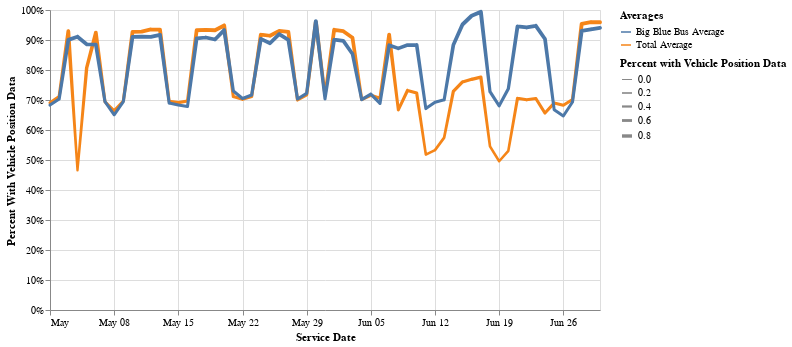

The code cell stored with this chart in its notebook:
### Code cell
display(HTML(f"<strong>{(agency.iloc[0]['agency_name'])} Average Compared to Overall Average</strong>"))

(utils.total_average_with_1op_chart(rt_sched, 300)).mark_trail().encode(size='Percent with Vehicle Position Data:Q')

### Figure 1 — Vega-Lite specification as saved in the notebook (floating-point values rounded to 4 significant figures)
{"config": {"view": {"continuousWidth": 400, "continuousHeight": 300}}, "data": {"name": "data-82f65f5644bf4905620469f7f64dea61"}, "mark": "trail", "encoding": {"color": {"field": "Averages", "type": "nominal"}, "size": {"field": "Percent with Vehicle Position Data", "type": "quantitative"}, "tooltip": [{"field": "service_date", "title": "Service Date", "type": "temporal"}, {"field": "Percent with Vehicle Position Data", "title": "Percent With Vehicle Position Data", "type": "quantitative"}], "x": {"field": "service_date", "sort": "x", "title": "Service Date", "type": "temporal"}, "y": {"axis": {"format": "%"}, "field": "Percent with Vehicle Position Data", "title": "Percent With Vehicle Position Data", "type": "quantitative"}}, "width": 550, "$schema": "https://vega.github.io/schema/vega-lite/v4.17.0.json", "datasets": {"data-82f65f5644bf4905620469f7f64dea61": [{"service_date": "2022-05-01T00:00:00", "Averages": "Total Average", "Percent with Vehicle Position Data": 0.6906}, {"service_date": "2022-05-02T00:00:00", "Averages": "Total Average", "Percent with Vehicle Position Data": 0.7118}, {"service_date": "2022-05-03T00:00:00", "Averages": "Total Average", "Percent with Vehicle Position Data": 0.9291}, {"service_date": "2022-05-04T00:00:00", "Averages": "Total Average", "Percent with Vehicle Position Data": 0.4658}, {"service_date": "2022-05-05T00:00:00", "Averages": "Total Average", "Percent with Vehicle Position Data": 0.8072}, {"service_date": "2022-05-06T00:00:00", "Averages": "Total Average", "Percent with Vehicle Position Data": 0.9244}, {"service_date": "2022-05-07T00:00:00", "Averages": "Total Average", "Percent with Vehicle Position Data": 0.6937}, {"service_date": "2022-05-08T00:00:00", "Averages": "Total Average", "Percent with Vehicle Position Data": 0.6638}, {"service_date": "2022-05-09T00:00:00", "Averages": "Total Average", "Percent with Vehicle Position Data": 0.6966}, {"service_date": "2022-05-10T00:00:00", "Averages": "Total Average", "Percent with Vehicle Position Data": 0.9268}, {"service_date": "2022-05-11T00:00:00", "Averages": "Total Average", "Percent with Vehicle Position Data": 0.928}, {"service_date": "2022-05-12T00:00:00", "Averages": "Total Average", "Percent with Vehicle Position Data": 0.9352}, {"service_date": "2022-05-13T00:00:00", "Averages": "Total Average", "Percent with Vehicle Position Data": 0.9344}, {"service_date": "2022-05-14T00:00:00", "Averages": "Total Average", "Percent with Vehicle Position Data": 0.6955}, {"service_date": "2022-05-15T00:00:00", "Averages": "Total Average", "Percent with Vehicle Position Data": 0.6912}, {"service_date": "2022-05-16T00:00:00", "Averages": "Total Average", "Percent with Vehicle Position Data": 0.6966}, {"service_date": "2022-05-17T00:00:00", "Averages": "Total Average", "Percent with Vehicle Position Data": 0.9325}, {"service_date": "2022-05-18T00:00:00", "Averages": "Total Average", "Percent with Vehicle Position Data": 0.9337}, {"service_date": "2022-05-19T00:00:00", "Averages": "Total Average", "Percent with Vehicle Position Data": 0.9325}, {"service_date": "2022-05-20T00:00:00", "Averages": "Total Average", "Percent with Vehicle Position Data": 0.9485}, {"service_date": "2022-05-21T00:00:00", "Averages": "Total Average", "Percent with Vehicle Position Data": 0.7114}, {"service_date": "2022-05-22T00:00:00", "Averages": "Total Average", "Percent with Vehicle Position Data": 0.7023}, {"service_date": "2022-05-23T00:00:00", "Averages": "Total Average", "Percent with Vehicle Position Data": 0.7118}, {"service_date": "2022-05-24T00:00:00", "Averages": "Total Average", "Percent with Vehicle Position Data": 0.918}, {"service_date": "2022-05-25T00:00:00", "Averages": "Total Average", "Percent with Vehicle Position Data": 0.9142}, {"service_date": "2022-05-26T00:00:00", "Averages": "Total Average", "Percent with Vehicle Position Data": 0.9304}, {"service_date": "2022-05-27T00:00:00", "Averages": "Total Average", "Percent with Vehicle Position Data": 0.9272}, {"service_date": "2022-05-28T00:00:00", "Averages": "Total Average", "Percent with Vehicle Position Data": 0.7}, {"service_date": "2022-05-29T00:00:00", "Averages": "Total Average", "Percent with Vehicle Position Data": 0.7173}, {"service_date": "2022-05-30T00:00:00", "Averages": "Total Average", "Percent with Vehicle Position Data": 0.9596}, {"service_date": "2022-05-31T00:00:00", "Averages": "Total Average", "Percent with Vehicle Position Data": 0.7158}, {"service_date": "2022-06-01T00:00:00", "Averages": "Total Average", "Percent with Vehicle Position Data": 0.934}, {"service_date": "2022-06-02T00:00:00", "Averages": "Total Average", "Percent with Vehicle Position Data": 0.9294}, {"service_date": "2022-06-03T00:00:00", "Averages": "Total Average", "Percent with Vehicle Position Data": 0.9075}, {"service_date": "2022-06-04T00:00:00", "Averages": "Total Average", "Percent with Vehicle Position Data": 0.7017}, {"service_date": "2022-06-05T00:00:00", "Averages": "Total Average", "Percent with Vehicle Position Data": 0.716}, {"service_date": "2022-06-06T00:00:00", "Averages": "Total Average", "Percent with Vehicle Position Data": 0.7057}, {"service_date": "2022-06-07T00:00:00", "Averages": "Total Average", "Percent with Vehicle Position Data": 0.918}, {"service_date": "2022-06-08T00:00:00", "Averages": "Total Average", "Percent with Vehicle Position Data": 0.6671}, {"service_date": "2022-06-09T00:00:00", "Averages": "Total Average", "Percent with Vehicle Position Data": 0.7317}, {"service_date": "2022-06-10T00:00:00", "Averages": "Total Average", "Percent with Vehicle Position Data": 0.7234}, {"service_date": "2022-06-11T00:00:00", "Averages": "Total Average", "Percent with Vehicle Position Data": 0.5182}, {"service_date": "2022-06-12T00:00:00", "Averages": "Total Average", "Percent with Vehicle Position Data": 0.5329}, {"service_date": "2022-06-13T00:00:00", "Averages": "Total Average", "Percent with Vehicle Position Data": 0.5747}, {"service_date": "2022-06-14T00:00:00", "Averages": "Total Average", "Percent with Vehicle Position Data": 0.7287}, {"service_date": "2022-06-15T00:00:00", "Averages": "Total Average", "Percent with Vehicle Position Data": 0.7601}, {"service_date": "2022-06-16T00:00:00", "Averages": "Total Average", "Percent with Vehicle Position Data": 0.7691}, {"service_date": "2022-06-17T00:00:00", "Averages": "Total Average", "Percent with Vehicle Position Data": 0.7763}, {"service_date": "2022-06-18T00:00:00", "Averages": "Total Average", "Percent with Vehicle Position Data": 0.5455}, {"service_date": "2022-06-19T00:00:00", "Averages": "Total Average", "Percent with Vehicle Position Data": 0.4958}, {"service_date": "2022-06-20T00:00:00", "Averages": "Total Average", "Percent with Vehicle Position Data": 0.5308}, {"service_date": "2022-06-21T00:00:00", "Averages": "Total Average", "Percent with Vehicle Position Data": 0.7056}, {"service_date": "2022-06-22T00:00:00", "Averages": "Total Average", "Percent with Vehicle Position Data": 0.7006}, {"service_date": "2022-06-23T00:00:00", "Averages": "Total Average", "Percent with Vehicle Position Data": 0.7049}, {"service_date": "2022-06-24T00:00:00", "Averages": "Total Average", "Percent with Vehicle Position Data": 0.6564}, {"service_date": "2022-06-25T00:00:00", "Averages": "Total Average", "Percent with Vehicle Position Data": 0.6896}, {"service_date": "2022-06-26T00:00:00", "Averages": "Total Average", "Percent with Vehicle Position Data": 0.6826}, {"service_date": "2022-06-27T00:00:00", "Averages": "Total Average", "Percent with Vehicle Position Data": 0.7017}, {"service_date": "2022-06-28T00:00:00", "Averages": "Total Average", "Percent with Vehicle Position Data": 0.9536}, {"service_date": "2022-06-29T00:00:00", "Averages": "Total Average", "Percent with Vehicle Position Data": 0.9597}, {"service_date": "2022-06-30T00:00:00", "Averages": "Total Average", "Percent with Vehicle Position Data": 0.9593}, {"service_date": "2022-05-01T00:00:00", "Averages": "Big Blue Bus Average", "Percent with Vehicle Position Data": 0.6831}, {"service_date": "2022-05-02T00:00:00", "Averages": "Big Blue Bus Average", "Percent with Vehicle Position Data": 0.7032}, {"service_date": "2022-05-03T00:00:00", "Averages": "Big Blue Bus Average", "Percent with Vehicle Position Data": 0.9004}, {"service_date": "2022-05-04T00:00:00", "Averages": "Big Blue Bus Average", "Percent with Vehicle Position Data": 0.9109}, {"service_date": "2022-05-05T00:00:00", "Averages": "Big Blue Bus Average", "Percent with Vehicle Position Data": 0.8859}, {"service_date": "2022-05-06T00:00:00", "Averages": "Big Blue Bus Average", "Percent with Vehicle Position Data": 0.8846}, {"service_date": "2022-05-07T00:00:00", "Averages": "Big Blue Bus Average", "Percent with Vehicle Position Data": 0.6943}, {"service_date": "2022-05-08T00:00:00", "Averages": "Big Blue Bus Average", "Percent with Vehicle Position Data": 0.6506}, {"service_date": "2022-05-09T00:00:00", "Averages": "Big Blue Bus Average", "Percent with Vehicle Position Data": 0.6946}, {"service_date": "2022-05-10T00:00:00", "Averages": "Big Blue Bus Average", "Percent with Vehicle Position Data": 0.9103}, {"service_date": "2022-05-11T00:00:00", "Averages": "Big Blue Bus Average", "Percent with Vehicle Position Data": 0.9109}, {"service_date": "2022-05-12T00:00:00", "Averages": "Big Blue Bus Average", "Percent with Vehicle Position Data": 0.9103}, {"service_date": "2022-05-13T00:00:00", "Averages": "Big Blue Bus Average", "Percent with Vehicle Position Data": 0.9173}, {"service_date": "2022-05-14T00:00:00", "Averages": "Big Blue Bus Average", "Percent with Vehicle Position Data": 0.6897}, {"service_date": "2022-05-15T00:00:00", "Averages": "Big Blue Bus Average", "Percent with Vehicle Position Data": 0.6831}, {"service_date": "2022-05-16T00:00:00", "Averages": "Big Blue Bus Average", "Percent with Vehicle Position Data": 0.6781}, {"service_date": "2022-05-17T00:00:00", "Averages": "Big Blue Bus Average", "Percent with Vehicle Position Data": 0.9057}, {"service_date": "2022-05-18T00:00:00", "Averages": "Big Blue Bus Average", "Percent with Vehicle Position Data": 0.9083}, {"service_date": "2022-05-19T00:00:00", "Averages": "Big Blue Bus Average", "Percent with Vehicle Position Data": 0.9017}, {"service_date": "2022-05-20T00:00:00", "Averages": "Big Blue Bus Average", "Percent with Vehicle Position Data": 0.9331}, {"service_date": "2022-05-21T00:00:00", "Averages": "Big Blue Bus Average", "Percent with Vehicle Position Data": 0.7299}, {"service_date": "2022-05-22T00:00:00", "Averages": "Big Blue Bus Average", "Percent with Vehicle Position Data": 0.7052}, {"service_date": "2022-05-23T00:00:00", "Averages": "Big Blue Bus Average", "Percent with Vehicle Position Data": 0.7164}, {"service_date": "2022-05-24T00:00:00", "Averages": "Big Blue Bus Average", "Percent with Vehicle Position Data": 0.9037}, {"service_date": "2022-05-25T00:00:00", "Averages": "Big Blue Bus Average", "Percent with Vehicle Position Data": 0.8892}, {"service_date": "2022-05-26T00:00:00", "Averages": "Big Blue Bus Average", "Percent with Vehicle Position Data": 0.9195}, {"service_date": "2022-05-27T00:00:00", "Averages": "Big Blue Bus Average", "Percent with Vehicle Position Data": 0.9004}, {"service_date": "2022-05-28T00:00:00", "Averages": "Big Blue Bus Average", "Percent with Vehicle Position Data": 0.7034}, {"service_date": "2022-05-29T00:00:00", "Averages": "Big Blue Bus Average", "Percent with Vehicle Position Data": 0.7221}, {"service_date": "2022-05-30T00:00:00", "Averages": "Big Blue Bus Average", "Percent with Vehicle Position Data": 0.9623}, {"service_date": "2022-05-31T00:00:00", "Averages": "Big Blue Bus Average", "Percent with Vehicle Position Data": 0.7038}, {"service_date": "2022-06-01T00:00:00", "Averages": "Big Blue Bus Average", "Percent with Vehicle Position Data": 0.9011}, {"service_date": "2022-06-02T00:00:00", "Averages": "Big Blue Bus Average", "Percent with Vehicle Position Data": 0.8971}, {"service_date": "2022-06-03T00:00:00", "Averages": "Big Blue Bus Average", "Percent with Vehicle Position Data": 0.8536}, {"service_date": "2022-06-04T00:00:00", "Averages": "Big Blue Bus Average", "Percent with Vehicle Position Data": 0.7011}, {"service_date": "2022-06-05T00:00:00", "Averages": "Big Blue Bus Average", "Percent with Vehicle Position Data": 0.7195}, {"service_date": "2022-06-06T00:00:00", "Averages": "Big Blue Bus Average", "Percent with Vehicle Position Data": 0.6887}, {"service_date": "2022-06-07T00:00:00", "Averages": "Big Blue Bus Average", "Percent with Vehicle Position Data": 0.8826}, {"service_date": "2022-06-08T00:00:00", "Averages": "Big Blue Bus Average", "Percent with Vehicle Position Data": 0.872}, {"service_date": "2022-06-09T00:00:00", "Averages": "Big Blue Bus Average", "Percent with Vehicle Position Data": 0.8831}, {"service_date": "2022-06-10T00:00:00", "Averages": "Big Blue Bus Average", "Percent with Vehicle Position Data": 0.8838}, {"service_date": "2022-06-11T00:00:00", "Averages": "Big Blue Bus Average", "Percent with Vehicle Position Data": 0.6713}, {"service_date": "2022-06-12T00:00:00", "Averages": "Big Blue Bus Average", "Percent with Vehicle Position Data": 0.6922}, {"service_date": "2022-06-13T00:00:00", "Averages": "Big Blue Bus Average", "Percent with Vehicle Position Data": 0.7006}, {"service_date": "2022-06-14T00:00:00", "Averages": "Big Blue Bus Average", "Percent with Vehicle Position Data": 0.883}, {"service_date": "2022-06-15T00:00:00", "Averages": "Big Blue Bus Average", "Percent with Vehicle Position Data": 0.9517}, {"service_date": "2022-06-16T00:00:00", "Averages": "Big Blue Bus Average", "Percent with Vehicle Position Data": 0.9808}, {"service_date": "2022-06-17T00:00:00", "Averages": "Big Blue Bus Average", "Percent with Vehicle Position Data": 0.9936}, {"service_date": "2022-06-18T00:00:00", "Averages": "Big Blue Bus Average", "Percent with Vehicle Position Data": 0.7276}, {"service_date": "2022-06-19T00:00:00", "Averages": "Big Blue Bus Average", "Percent with Vehicle Position Data": 0.6805}, {"service_date": "2022-06-20T00:00:00", "Averages": "Big Blue Bus Average", "Percent with Vehicle Position Data": 0.7372}, {"service_date": "2022-06-21T00:00:00", "Averages": "Big Blue Bus Average", "Percent with Vehicle Position Data": 0.9452}, {"service_date": "2022-06-22T00:00:00", "Averages": "Big Blue Bus Average", "Percent with Vehicle Position Data": 0.9418}, {"service_date": "2022-06-23T00:00:00", "Averages": "Big Blue Bus Average", "Percent with Vehicle Position Data": 0.9473}, {"service_date": "2022-06-24T00:00:00", "Averages": "Big Blue Bus Average", "Percent with Vehicle Position Data": 0.9035}, {"service_date": "2022-06-25T00:00:00", "Averages": "Big Blue Bus Average", "Percent with Vehicle Position Data": 0.6678}, {"service_date": "2022-06-26T00:00:00", "Averages": "Big Blue Bus Average", "Percent with Vehicle Position Data": 0.6468}, {"service_date": "2022-06-27T00:00:00", "Averages": "Big Blue Bus Average", "Percent with Vehicle Position Data": 0.6934}, {"service_date": "2022-06-28T00:00:00", "Averages": "Big Blue Bus Average", "Percent with Vehicle Position Data": 0.9302}, {"service_date": "2022-06-29T00:00:00", "Averages": "Big Blue Bus Average", "Percent with Vehicle Position Data": 0.9357}, {"service_date": "2022-06-30T00:00:00", "Averages": "Big Blue Bus Average", "Percent with Vehicle Position Data": 0.9405}]}}
